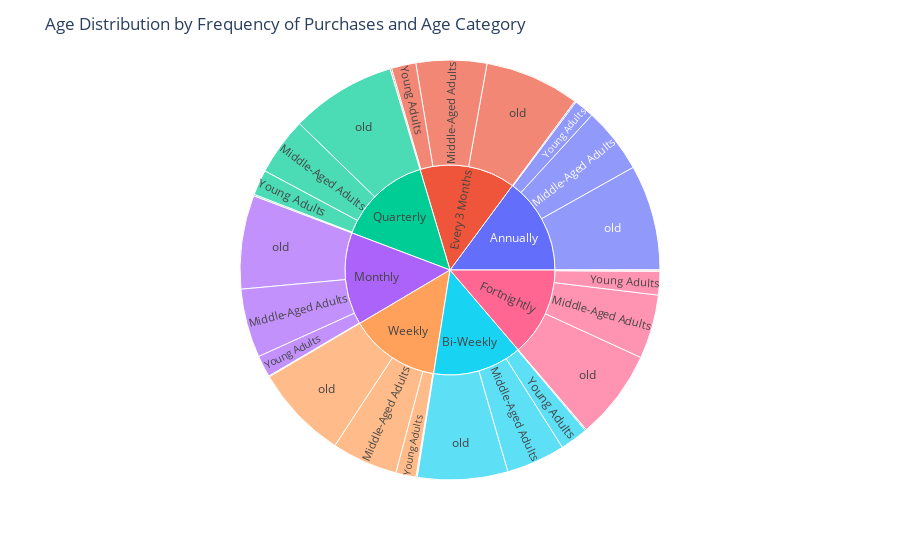

The notebook cell saved with this chart:
### Code cell
fig = px.sunburst(shop, path=['Frequency of Purchases', 'Age_category'], values='Age')
fig.update_layout(title='Age Distribution by Frequency of Purchases and Age Category')
fig.show()

### Figure 1 — Plotly figure (JSON) as saved in the notebook; plotly's stock layout.template omitted (floating-point values rounded to 4 significant figures)
{"data": [{"branchvalues": "total", "domain": {"x": [0, 1], "y": [0, 1]}, "hovertemplate": "labels=%{label}<br>Age=%{value}<br>parent=%{parent}<br>id=%{id}<extra></extra>", "ids": ["Annually/child", "Bi-Weekly/child", "Every 3 Months/child", "Fortnightly/child", "Monthly/child", "Quarterly/child", "Weekly/child", "Annually/teen", "Bi-Weekly/teen", "Every 3 Months/teen", "Fortnightly/teen", "Monthly/teen", "Quarterly/teen", "Weekly/teen", "Annually/Young Adults", "Bi-Weekly/Young Adults", "Every 3 Months/Young Adults", "Fortnightly/Young Adults", "Monthly/Young Adults", "Quarterly/Young Adults", "Weekly/Young Adults", "Annually/Middle-Aged Adults", "Bi-Weekly/Middle-Aged Adults", "Every 3 Months/Middle-Aged Adults", "Fortnightly/Middle-Aged Adults", "Monthly/Middle-Aged Adults", "Quarterly/Middle-Aged Adults", "Weekly/Middle-Aged Adults", "Annually/old", "Bi-Weekly/old", "Every 3 Months/old", "Fortnightly/old", "Monthly/old", "Quarterly/old", "Weekly/old", "Annually", "Bi-Weekly", "Every 3 Months", "Fortnightly", "Monthly", "Quarterly", "Weekly"], "labels": ["child", "child", "child", "child", "child", "child", "child", "teen", "teen", "teen", "teen", "teen", "teen", "teen", "Young Adults", "Young Adults", "Young Adults", "Young Adults", "Young Adults", "Young Adults", "Young Adults", "Middle-Aged Adults", "Middle-Aged Adults", "Middle-Aged Adults", "Middle-Aged Adults", "Middle-Aged Adults", "Middle-Aged Adults", "Middle-Aged Adults", "old", "old", "old", "old", "old", "old", "old", "Annually", "Bi-Weekly", "Every 3 Months", "Fortnightly", "Monthly", "Quarterly", "Weekly"], "name": "", "parents": ["Annually", "Bi-Weekly", "Every 3 Months", "Fortnightly", "Monthly", "Quarterly", "Weekly", "Annually", "Bi-Weekly", "Every 3 Months", "Fortnightly", "Monthly", "Quarterly", "Weekly", "Annually", "Bi-Weekly", "Every 3 Months", "Fortnightly", "Monthly", "Quarterly", "Weekly", "Annually", "Bi-Weekly", "Every 3 Months", "Fortnightly", "Monthly", "Quarterly", "Weekly", "Annually", "Bi-Weekly", "Every 3 Months", "Fortnightly", "Monthly", "Quarterly", "Weekly", "", "", "", "", "", "", ""], "type": "sunburst", "values": [0, 0, 0, 0, 0, 0, 0, 180, 180, 216, 180, 126, 198, 162, 2679, 3709, 3235, 3110, 2873, 3365, 2680, 8712, 7802, 9343, 8468, 9106, 7652, 8736, 13978, 11940, 12556, 11866, 12384, 13943, 12488, 25549, 23631, 25350, 23624, 24489, 25158, 24066]}], "layout": {"legend": {"tracegroupgap": 0}, "margin": {"t": 60}, "title": {"text": "Age Distribution by Frequency of Purchases and Age Category"}}}
